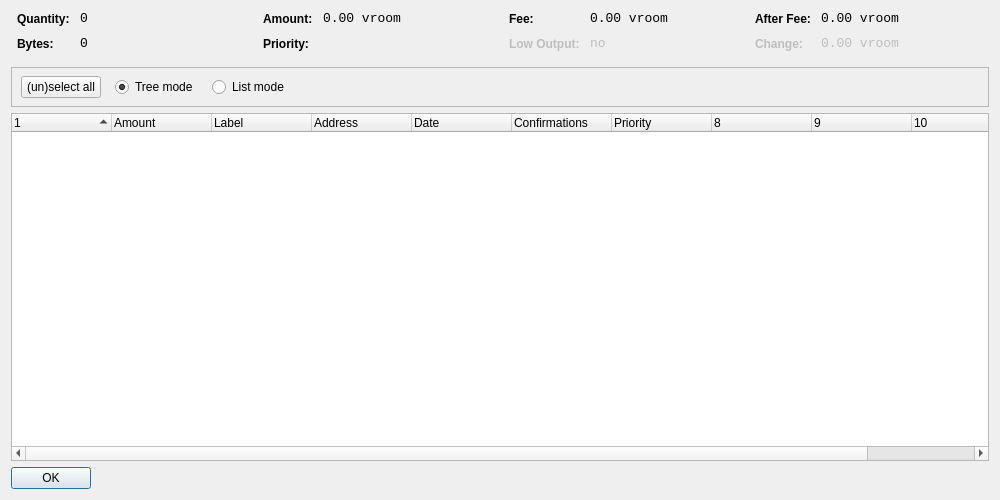
<?xml version="1.0" encoding="UTF-8"?>
<ui version="4.0">
 <class>CoinControlDialog</class>
 <widget class="QDialog" name="CoinControlDialog">
  <property name="geometry">
   <rect>
    <x>0</x>
    <y>0</y>
    <width>1000</width>
    <height>500</height>
   </rect>
  </property>
  <property name="windowTitle">
   <string>Coin Control</string>
  </property>
  <layout class="QVBoxLayout" name="verticalLayout">
   <item>
    <layout class="QHBoxLayout" name="horizontalLayoutTop" stretch="0,0,0,0">
     <property name="topMargin">
      <number>0</number>
     </property>
     <property name="bottomMargin">
      <number>10</number>
     </property>
     <item>
      <layout class="QFormLayout" name="formLayoutCoinControl1">
       <property name="horizontalSpacing">
        <number>10</number>
       </property>
       <property name="verticalSpacing">
        <number>10</number>
       </property>
       <property name="leftMargin">
        <number>6</number>
       </property>
       <property name="rightMargin">
        <number>6</number>
       </property>
       <item row="0" column="0">
        <widget class="QLabel" name="labelCoinControlQuantityText">
         <property name="styleSheet">
          <string notr="true">font-weight:bold;</string>
         </property>
         <property name="text">
          <string>Quantity:</string>
         </property>
        </widget>
       </item>
       <item row="0" column="1">
        <widget class="QLabel" name="labelCoinControlQuantity">
         <property name="font">
          <font>
           <family>Monospace</family>
           <pointsize>10</pointsize>
          </font>
         </property>
         <property name="cursor">
          <cursorShape>IBeamCursor</cursorShape>
         </property>
         <property name="contextMenuPolicy">
          <enum>Qt::ActionsContextMenu</enum>
         </property>
         <property name="text">
          <string notr="true">0</string>
         </property>
         <property name="textInteractionFlags">
          <set>Qt::LinksAccessibleByMouse|Qt::TextSelectableByKeyboard|Qt::TextSelectableByMouse</set>
         </property>
        </widget>
       </item>
       <item row="1" column="0">
        <widget class="QLabel" name="labelCoinControlBytesText">
         <property name="styleSheet">
          <string notr="true">font-weight:bold;</string>
         </property>
         <property name="text">
          <string>Bytes:</string>
         </property>
        </widget>
       </item>
       <item row="1" column="1">
        <widget class="QLabel" name="labelCoinControlBytes">
         <property name="font">
          <font>
           <family>Monospace</family>
           <pointsize>10</pointsize>
          </font>
         </property>
         <property name="cursor">
          <cursorShape>IBeamCursor</cursorShape>
         </property>
         <property name="contextMenuPolicy">
          <enum>Qt::ActionsContextMenu</enum>
         </property>
         <property name="text">
          <string notr="true">0</string>
         </property>
         <property name="textInteractionFlags">
          <set>Qt::LinksAccessibleByMouse|Qt::TextSelectableByKeyboard|Qt::TextSelectableByMouse</set>
         </property>
        </widget>
       </item>
      </layout>
     </item>
     <item>
      <layout class="QFormLayout" name="formLayoutCoinControl2">
       <property name="horizontalSpacing">
        <number>10</number>
       </property>
       <property name="verticalSpacing">
        <number>10</number>
       </property>
       <property name="leftMargin">
        <number>6</number>
       </property>
       <property name="rightMargin">
        <number>6</number>
       </property>
       <item row="0" column="0">
        <widget class="QLabel" name="labelCoinControlAmountText">
         <property name="styleSheet">
          <string notr="true">font-weight:bold;</string>
         </property>
         <property name="text">
          <string>Amount:</string>
         </property>
        </widget>
       </item>
       <item row="0" column="1">
        <widget class="QLabel" name="labelCoinControlAmount">
         <property name="font">
          <font>
           <family>Monospace</family>
           <pointsize>10</pointsize>
          </font>
         </property>
         <property name="cursor">
          <cursorShape>IBeamCursor</cursorShape>
         </property>
         <property name="contextMenuPolicy">
          <enum>Qt::ActionsContextMenu</enum>
         </property>
         <property name="text">
          <string notr="true">0.00 vroom</string>
         </property>
         <property name="textInteractionFlags">
          <set>Qt::LinksAccessibleByMouse|Qt::TextSelectableByKeyboard|Qt::TextSelectableByMouse</set>
         </property>
        </widget>
       </item>
       <item row="1" column="0">
        <widget class="QLabel" name="labelCoinControlPriorityText">
         <property name="styleSheet">
          <string notr="true">font-weight:bold;</string>
         </property>
         <property name="text">
          <string>Priority:</string>
         </property>
        </widget>
       </item>
       <item row="1" column="1">
        <widget class="QLabel" name="labelCoinControlPriority">
         <property name="font">
          <font>
           <family>Monospace</family>
           <pointsize>10</pointsize>
          </font>
         </property>
         <property name="cursor">
          <cursorShape>IBeamCursor</cursorShape>
         </property>
         <property name="contextMenuPolicy">
          <enum>Qt::ActionsContextMenu</enum>
         </property>
         <property name="text">
          <string/>
         </property>
         <property name="textInteractionFlags">
          <set>Qt::LinksAccessibleByMouse|Qt::TextSelectableByKeyboard|Qt::TextSelectableByMouse</set>
         </property>
        </widget>
       </item>
      </layout>
     </item>
     <item>
      <layout class="QFormLayout" name="formLayoutCoinControl3">
       <property name="horizontalSpacing">
        <number>10</number>
       </property>
       <property name="verticalSpacing">
        <number>10</number>
       </property>
       <property name="leftMargin">
        <number>6</number>
       </property>
       <property name="rightMargin">
        <number>6</number>
       </property>
       <item row="0" column="0">
        <widget class="QLabel" name="labelCoinControlFeeText">
         <property name="styleSheet">
          <string notr="true">font-weight:bold;</string>
         </property>
         <property name="text">
          <string>Fee:</string>
         </property>
        </widget>
       </item>
       <item row="0" column="1">
        <widget class="QLabel" name="labelCoinControlFee">
         <property name="font">
          <font>
           <family>Monospace</family>
           <pointsize>10</pointsize>
          </font>
         </property>
         <property name="cursor">
          <cursorShape>IBeamCursor</cursorShape>
         </property>
         <property name="contextMenuPolicy">
          <enum>Qt::ActionsContextMenu</enum>
         </property>
         <property name="text">
          <string notr="true">0.00 vroom</string>
         </property>
         <property name="textInteractionFlags">
          <set>Qt::LinksAccessibleByMouse|Qt::TextSelectableByKeyboard|Qt::TextSelectableByMouse</set>
         </property>
        </widget>
       </item>
       <item row="1" column="0">
        <widget class="QLabel" name="labelCoinControlLowOutputText">
         <property name="enabled">
          <bool>false</bool>
         </property>
         <property name="styleSheet">
          <string notr="true">font-weight:bold;</string>
         </property>
         <property name="text">
          <string>Low Output:</string>
         </property>
        </widget>
       </item>
       <item row="1" column="1">
        <widget class="QLabel" name="labelCoinControlLowOutput">
         <property name="enabled">
          <bool>false</bool>
         </property>
         <property name="font">
          <font>
           <family>Monospace</family>
           <pointsize>10</pointsize>
          </font>
         </property>
         <property name="cursor">
          <cursorShape>IBeamCursor</cursorShape>
         </property>
         <property name="contextMenuPolicy">
          <enum>Qt::ActionsContextMenu</enum>
         </property>
         <property name="text">
          <string notr="true">no</string>
         </property>
         <property name="textInteractionFlags">
          <set>Qt::LinksAccessibleByMouse|Qt::TextSelectableByKeyboard|Qt::TextSelectableByMouse</set>
         </property>
        </widget>
       </item>
      </layout>
     </item>
     <item>
      <layout class="QFormLayout" name="formLayoutCoinControl4">
       <property name="horizontalSpacing">
        <number>10</number>
       </property>
       <property name="verticalSpacing">
        <number>10</number>
       </property>
       <property name="leftMargin">
        <number>6</number>
       </property>
       <property name="rightMargin">
        <number>6</number>
       </property>
       <item row="0" column="0">
        <widget class="QLabel" name="labelCoinControlAfterFeeText">
         <property name="styleSheet">
          <string notr="true">font-weight:bold;</string>
         </property>
         <property name="text">
          <string>After Fee:</string>
         </property>
        </widget>
       </item>
       <item row="0" column="1">
        <widget class="QLabel" name="labelCoinControlAfterFee">
         <property name="font">
          <font>
           <family>Monospace</family>
           <pointsize>10</pointsize>
          </font>
         </property>
         <property name="cursor">
          <cursorShape>IBeamCursor</cursorShape>
         </property>
         <property name="contextMenuPolicy">
          <enum>Qt::ActionsContextMenu</enum>
         </property>
         <property name="text">
          <string notr="true">0.00 vroom</string>
         </property>
         <property name="textInteractionFlags">
          <set>Qt::LinksAccessibleByMouse|Qt::TextSelectableByKeyboard|Qt::TextSelectableByMouse</set>
         </property>
        </widget>
       </item>
       <item row="1" column="0">
        <widget class="QLabel" name="labelCoinControlChangeText">
         <property name="enabled">
          <bool>false</bool>
         </property>
         <property name="styleSheet">
          <string notr="true">font-weight:bold;</string>
         </property>
         <property name="text">
          <string>Change:</string>
         </property>
        </widget>
       </item>
       <item row="1" column="1">
        <widget class="QLabel" name="labelCoinControlChange">
         <property name="enabled">
          <bool>false</bool>
         </property>
         <property name="font">
          <font>
           <family>Monospace</family>
           <pointsize>10</pointsize>
          </font>
         </property>
         <property name="cursor">
          <cursorShape>IBeamCursor</cursorShape>
         </property>
         <property name="contextMenuPolicy">
          <enum>Qt::ActionsContextMenu</enum>
         </property>
         <property name="text">
          <string notr="true">0.00 vroom</string>
         </property>
         <property name="textInteractionFlags">
          <set>Qt::LinksAccessibleByMouse|Qt::TextSelectableByKeyboard|Qt::TextSelectableByMouse</set>
         </property>
        </widget>
       </item>
      </layout>
     </item>
    </layout>
   </item>
   <item>
    <widget class="QFrame" name="frame">
     <property name="minimumSize">
      <size>
       <width>0</width>
       <height>40</height>
      </size>
     </property>
     <property name="frameShape">
      <enum>QFrame::StyledPanel</enum>
     </property>
     <property name="frameShadow">
      <enum>QFrame::Sunken</enum>
     </property>
     <widget class="QWidget" name="horizontalLayoutWidget">
      <property name="geometry">
       <rect>
        <x>10</x>
        <y>0</y>
        <width>781</width>
        <height>41</height>
       </rect>
      </property>
      <layout class="QHBoxLayout" name="horizontalLayoutPanel" stretch="0,0,0,0">
       <property name="spacing">
        <number>14</number>
       </property>
       <item>
        <widget class="QPushButton" name="pushButtonSelectAll">
         <property name="sizePolicy">
          <sizepolicy hsizetype="Maximum" vsizetype="Fixed">
           <horstretch>0</horstretch>
           <verstretch>0</verstretch>
          </sizepolicy>
         </property>
         <property name="text">
          <string>(un)select all</string>
         </property>
        </widget>
       </item>
       <item>
        <widget class="QRadioButton" name="radioTreeMode">
         <property name="sizePolicy">
          <sizepolicy hsizetype="Maximum" vsizetype="Fixed">
           <horstretch>0</horstretch>
           <verstretch>0</verstretch>
          </sizepolicy>
         </property>
         <property name="text">
          <string>Tree mode</string>
         </property>
         <property name="checked">
          <bool>true</bool>
         </property>
        </widget>
       </item>
       <item>
        <widget class="QRadioButton" name="radioListMode">
         <property name="sizePolicy">
          <sizepolicy hsizetype="Maximum" vsizetype="Fixed">
           <horstretch>0</horstretch>
           <verstretch>0</verstretch>
          </sizepolicy>
         </property>
         <property name="text">
          <string>List mode</string>
         </property>
        </widget>
       </item>
       <item>
        <spacer name="horizontalSpacer">
         <property name="orientation">
          <enum>Qt::Horizontal</enum>
         </property>
         <property name="sizeHint" stdset="0">
          <size>
           <width>40</width>
           <height>20</height>
          </size>
         </property>
        </spacer>
       </item>
      </layout>
     </widget>
    </widget>
   </item>
   <item>
    <widget class="CoinControlTreeWidget" name="treeWidget">
     <property name="contextMenuPolicy">
      <enum>Qt::CustomContextMenu</enum>
     </property>
     <property name="sortingEnabled">
      <bool>false</bool>
     </property>
     <property name="columnCount">
      <number>11</number>
     </property>
     <attribute name="headerShowSortIndicator" stdset="0">
      <bool>true</bool>
     </attribute>
     <attribute name="headerStretchLastSection">
      <bool>false</bool>
     </attribute>
     <column>
      <property name="text">
       <string/>
      </property>
     </column>
     <column>
      <property name="text">
       <string>Amount</string>
      </property>
     </column>
     <column>
      <property name="text">
       <string>Label</string>
      </property>
     </column>
     <column>
      <property name="text">
       <string>Address</string>
      </property>
     </column>
     <column>
      <property name="text">
       <string>Date</string>
      </property>
     </column>
     <column>
      <property name="text">
       <string>Confirmations</string>
      </property>
      <property name="toolTip">
       <string>Confirmed</string>
      </property>
     </column>
     <column>
      <property name="text">
       <string>Priority</string>
      </property>
     </column>
     <column>
      <property name="text">
       <string/>
      </property>
     </column>
     <column>
      <property name="text">
       <string/>
      </property>
     </column>
     <column>
      <property name="text">
       <string/>
      </property>
     </column>
     <column>
      <property name="text">
       <string/>
      </property>
     </column>
    </widget>
   </item>
   <item>
    <widget class="QDialogButtonBox" name="buttonBox">
     <property name="sizePolicy">
      <sizepolicy hsizetype="Maximum" vsizetype="Fixed">
       <horstretch>0</horstretch>
       <verstretch>0</verstretch>
      </sizepolicy>
     </property>
     <property name="orientation">
      <enum>Qt::Horizontal</enum>
     </property>
     <property name="standardButtons">
      <set>QDialogButtonBox::Ok</set>
     </property>
    </widget>
   </item>
  </layout>
 </widget>
 <customwidgets>
  <customwidget>
   <class>CoinControlTreeWidget</class>
   <extends>QTreeWidget</extends>
   <header>coincontroltreewidget.h</header>
  </customwidget>
 </customwidgets>
 <resources/>
 <connections/>
</ui>
